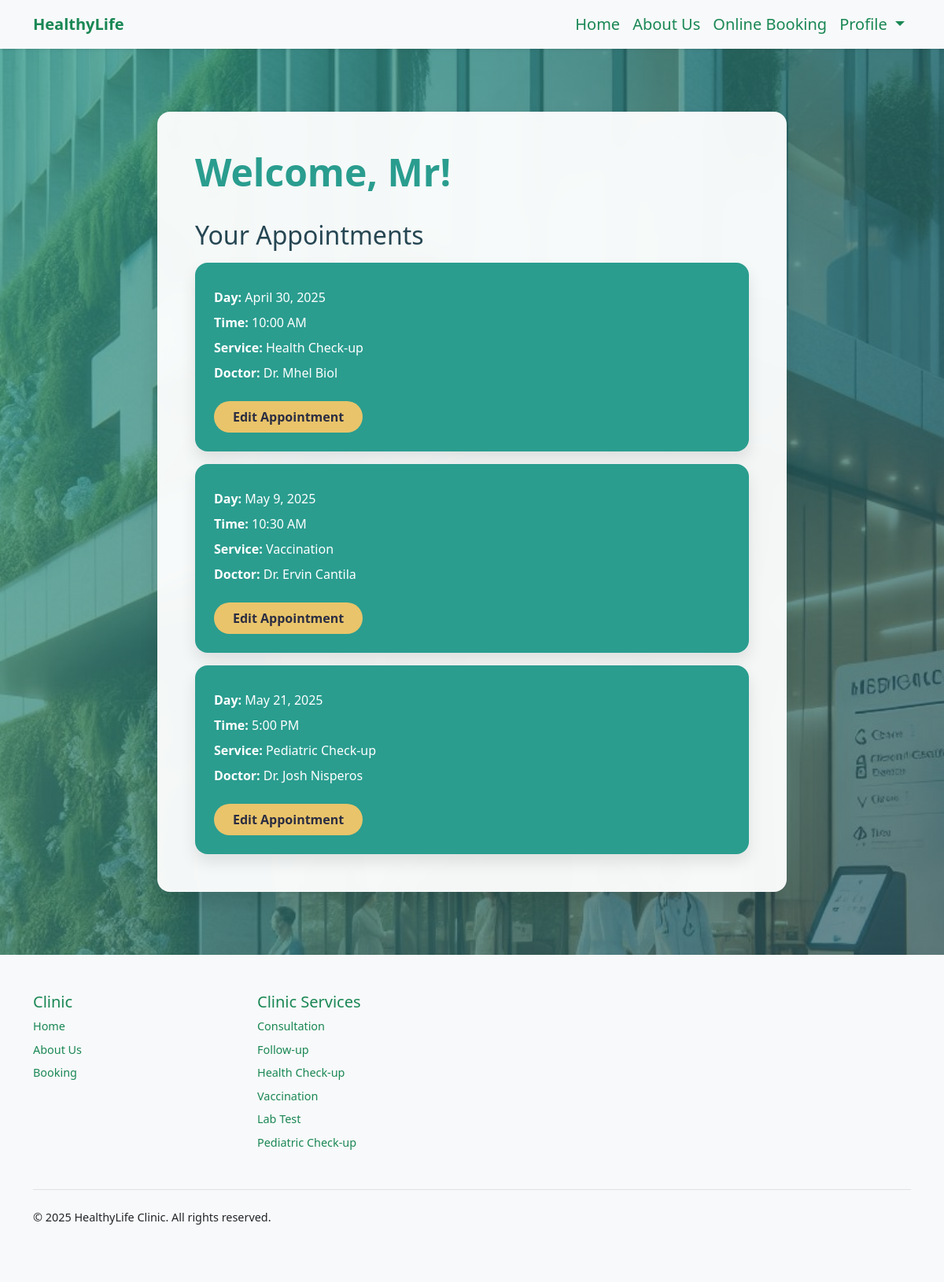
/user-panel (signed in), run on an earlier commit of the app's database.
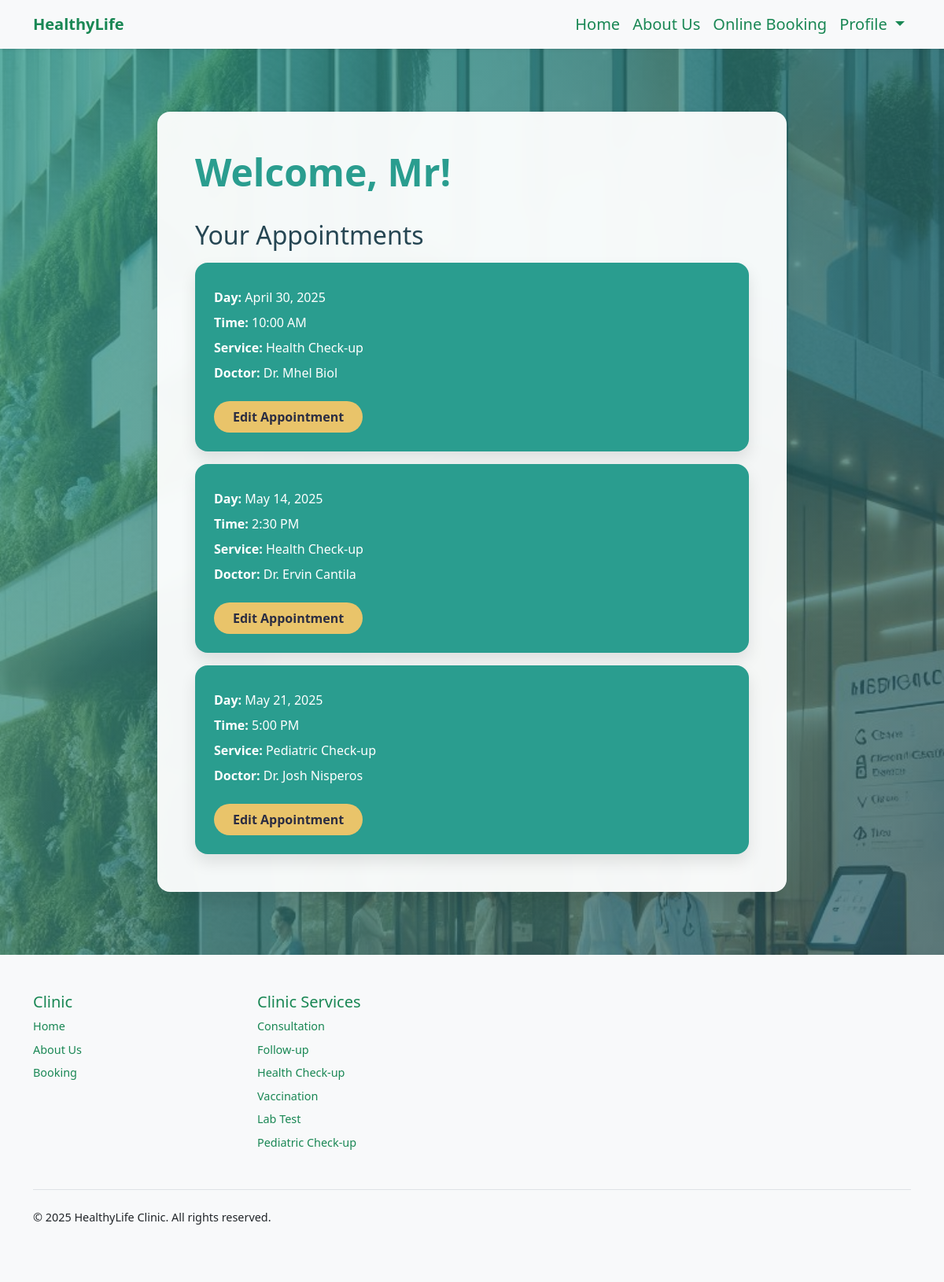
And on a later commit of the database.
### booking/models.py (models this page shows, shortened)
class Appointment(models.Model):
    user = models.ForeignKey(User, on_delete=models.CASCADE, null=True, blank=True)
    service = models.CharField(max_length=50, choices=SERVICE_CHOICES, default="Doctor care")
    doctor = models.CharField(max_length=255, default="Unknown")
    day = models.DateField(default=datetime.now)
    time = models.CharField(max_length=10, choices=TIME_CHOICES, default="3 PM")
    time_ordered = models.DateTimeField(default=datetime.now, blank=True)

### booking/views.py (the view)
# urls.py: path('user-panel', views.userPanel, name='userPanel'),
def userPanel(request):
    user = request.user
    appointments = Appointment.objects.filter(user=user).order_by('day', 'time')
    return render(request, 'userPanel.html', {
        'user':user,
        'appointments':appointments,
    })

### booking/templates/userPanel.html (shortened to what this page needs)
{% extends 'layout.html' %}
{% load static %}
{% block body %}
<section class="hero-section">
    {% if user.is_authenticated %}
    <div class="profile-panel">
        <h1>Welcome, {{ user.first_name }}!</h1>
        {% if appointments.count > 0 %}
        <div class="appointment-list">
            <h2>Your Appointments</h2>
            {% for appointment in appointments %}
            <div class="appointment-card">
                <p><strong>Day:</strong> {{ appointment.day }}</p>
                <p><strong>Time:</strong> {{ appointment.time }}</p>
                <p><strong>Service:</strong> {{ appointment.service }}</p>
                <p><strong>Doctor:</strong> {{ appointment.doctor }}</p>
                <a href="{% url 'userUpdate' appointment.id %}">Edit Appointment</a>
            </div>
            {% endfor %}
        </div>
        {% else %}
        <h2>No Appointments Yet!</h2>
        {% endif %}
    </div>
    {% else %}
    <div class="sign-in-message">
        <h1>Please Sign In</h1>
        <a href="{% url 'login' %}" class="btn btn-primary mt-3">Sign In</a>
    </div>
    {% endif %}
</section>
{% endblock %}

What changed in the data, as far as the page shows it:
changed Appointment "Dr. Ervin Cantila": day "May 9, 2025" → "May 14, 2025"; time "10:30 AM" → "2:30 PM"; service "Vaccination" → "Health Check-up"
